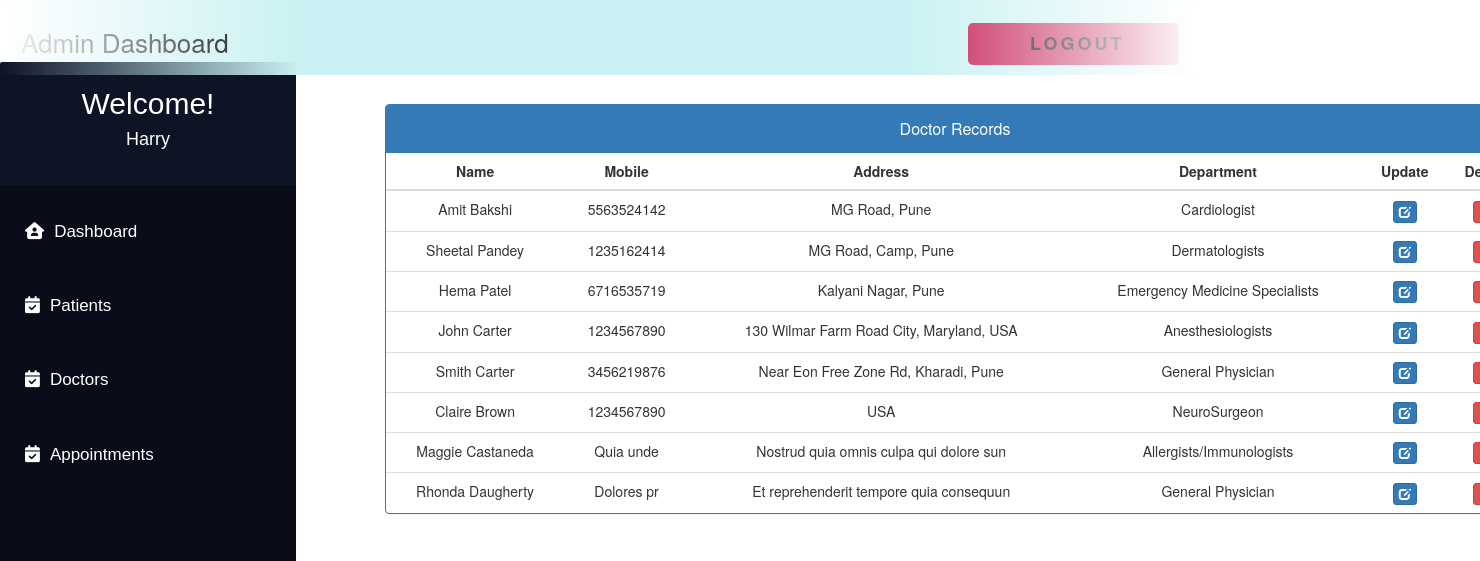
The app's page /admin_doctor_record/ (signed in) with its own data.
### MyApp/models.py (models this page shows, shortened)
class Doctor(models.Model):
    user = models.OneToOneField(User, on_delete=models.CASCADE)
    Doctor_First_Name = models.CharField(max_length=50, default="")
    Doctor_Last_Name = models.CharField(max_length=50, default="")
    gender = models.CharField(max_length=10, choices=GENDER, default="")
    address = models.CharField(max_length=40)
    contact = models.CharField(max_length=10, null=True)
    department = models.CharField(
        max_length=50, choices=departments, default='')
    status = models.BooleanField(default=False)

### MyApp/views.py (the view)
# urls.py: path('admin_doctor_record/', views.admin_doctor_record,
@login_required(login_url='adminlogin')
def admin_doctor_record(request):
    doctors = Doctor.objects.all().filter(status=True)
    return render(request, 'MyApp/admin_doctor_record.html', {'doctors': doctors})

### templates/MyApp/admin_doctor_record.html (shortened to what this page needs)
<!DOCTYPE html>
<html lang="en">
<head>
    <link href="//netdna.bootstrapcdn.com/bootstrap/3.0.0/css/bootstrap.min.css" rel="stylesheet" id="bootstrap-css">
</head>
<body>
    {% include 'MyApp/admin_base.html' %}
    <div class="container" style="margin-left:25%; margin-right:8%; margin-top:7%;">
        <div class="panel panel-primary">
            <div class="panel-heading">
            <h6 class="panel-title" style="text-align:center; padding: 5px 0px;">Doctor Records</h6>
            </div>
            <table class="table table-hover" id="dev-table">
            <thead>
                <tr>
                <th style="text-align:center;">Name</th>
                <th style="text-align:center;">Mobile</th>
                <th style="text-align:center;">Address</th>
                <th style="text-align:center;">Department</th>
                <th style="text-align:center;">Update</th>
                <th style="text-align:center;">Delete</th>
                </tr>
            </thead>
            {% for d in doctors %}
            <tr>
                <td style="text-align:center;"> {{d.Doctor_First_Name}} {{d.Doctor_Last_Name}} </td>
                <td style="text-align:center;">{{d.contact}}</td>
                <td style="text-align:center;">{{d.address}}</td>
                <td style="text-align:center;">{{d.department}}</td>
                <td style="text-align:center;"><a class="btn btn-primary btn-xs" href="{% url 'MyApp:update_doctor' d.id%}"><span class="glyphicon glyphicon-edit"></span></a></td>
                <td style="text-align:center;"><a class="btn btn-danger btn-xs" href="{% url 'MyApp:delete_doctor' d.id %}"></a></td>
            </tr>
            {% endfor %}
            </table>
        </div>
    </div>
</body>
</html>

### templates/MyApp/admin_base.html (shortened to what this page needs)
<!DOCTYPE html>
<html lang="en">
<head>
</head>
<body>
    <div class="navbar">
        <a>Admin Dashboard</a>
        <button>
            <span class="label"><a href="{% url 'MyApp:logout' %}" class="logoutbtn"
                    style="font-size:18px; text-align: center;">Logout</a></span>
        </button>
    </div>
    <div class="sidebar">
        <div class="userprofile">
            <h2 style="color:white; font-family:sans-serif; padding-top:25px; text-align:center; margin:0px;">Welcome!
            </h2>
            <h4 style="color:white; font-family:sans-serif; text-align:center; padding-bottom:35px;">
                {{request.user.username}}</h4>
        </div>
        <a href="{% url 'MyApp:admin_dashboard' %}"><i class="fa-solid fa-house-user"></i>Dashboard</a>
        <a href="{% url 'MyApp:admin_patient' %}"><i class="fa-solid fa-calendar-check"></i>Patients</a>
        <a href="{% url 'MyApp:admin_doctor' %}"><i class="fa-solid fa-calendar-check"></i>Doctors</a>
        <a href="{% url 'MyApp:admin_appointment' %}"><i class="fa-solid fa-calendar-check"></i>Appointments</a>
    </div>
</body>
</html>

### templates/MyApp/admin_base.html (style rules this page uses)
body { background-color: rgb(255, 255, 255); padding: 0px; margin-top: 0px; margin-left: 0px; margin-right: 0px; margin-bottom: 0px; }
.navbar { overflow: hidden; height: 75px; width: 100%; padding-top: 22px; z-index: 1; top: 0; position: fixed; display: block; max-width: 1200px; mask-image: linear-gradient(90deg, rgba(255, 255, 255, 0) 0%, #ffffff 25%, #ffffff 75%, rgba(255, 255, 255, 0) 100%); margin: 0 auto; background-color: #caf1f3; }
.navbar a { float: left; display: block; font-size: 26px; color: black; text-align: center; padding-left: 20px; text-decoration: none; }
.sidebar .userprofile { background-color: #0e1326; border-radius: 2px !important; margin-top: -5px; }
.sidebar { padding-top: 0px; border-radius: 15px !important; width: 20%; align-items: center; height: 100%; background-color: #0a0d19; font-family: sans-serif; font-size: 17px; font-weight: normal; position: fixed; top: 67px; left: 0; bottom: 0; }
.sidebar i { padding-right: 10px; }
.sidebar a { display: block; color: white; padding: 25px; text-decoration: none; }
button { float: right; position: relative; font-size: 14px; letter-spacing: 3px; height: 3em; padding: 0 3em; border: none; background-color: #c41b54; color: #fff; text-transform: uppercase; overflow: hidden; border-radius: 5px; margin-right: 20px; }
button::before { content: ''; display: block; position: absolute; z-index: 0; bottom: 0; left: 0; height: 0px; width: 100%; background: rgb(196, 27, 84); background: linear-gradient(90deg, rgba(196, 27, 84, 1) 20%, rgba(124, 7, 46, 1) 100%); transition: 0.2s; }
button .label { position: relative; }

### records on screen
Doctor: Doctor_First_Name "Amit", Doctor_Last_Name "Bakshi", contact "5563524142", address "MG Road, Pune", department "Cardiologist"
Doctor: Doctor_First_Name "Sheetal", Doctor_Last_Name "Pandey", contact "1235162414", address "MG Road, Camp, Pune", department "Dermatologists"
Doctor: Doctor_First_Name "Hema", Doctor_Last_Name "Patel", contact "6716535719", address "Kalyani Nagar, Pune", department "Emergency Medicine Specialists"
Doctor: Doctor_First_Name "John", Doctor_Last_Name "Carter", contact "1234567890", address "130 Wilmar Farm Road City, Maryland, USA", department "Anesthesiologists"
Doctor: Doctor_First_Name "Smith", Doctor_Last_Name "Carter", contact "3456219876", address "Near Eon Free Zone Rd, Kharadi, Pune", department "General Physician"
Doctor: Doctor_First_Name "Claire", Doctor_Last_Name "Brown", contact "1234567890", address "USA", department "NeuroSurgeon"
Doctor: Doctor_First_Name "Maggie", Doctor_Last_Name "Castaneda", contact "Quia unde", address "Nostrud quia omnis culpa qui dolore sun", department "Allergists/Immunologists"
Doctor: Doctor_First_Name "Rhonda", Doctor_Last_Name "Daugherty", contact "Dolores pr", address "Et reprehenderit tempore quia consequun", department "General Physician"

### other values on screen
{{ request.user.username }} "Harry"
